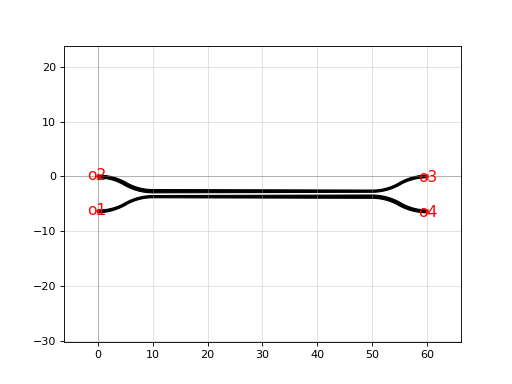

Generate this figure with Python:
import gdsfactory as gf

c = gf.components.coupler_full(length=40.0, gap=0.5, dw=0.1, angle=0.5235987755982988, parity=1, port=(0, 0), direction='EAST')
c.plot()
